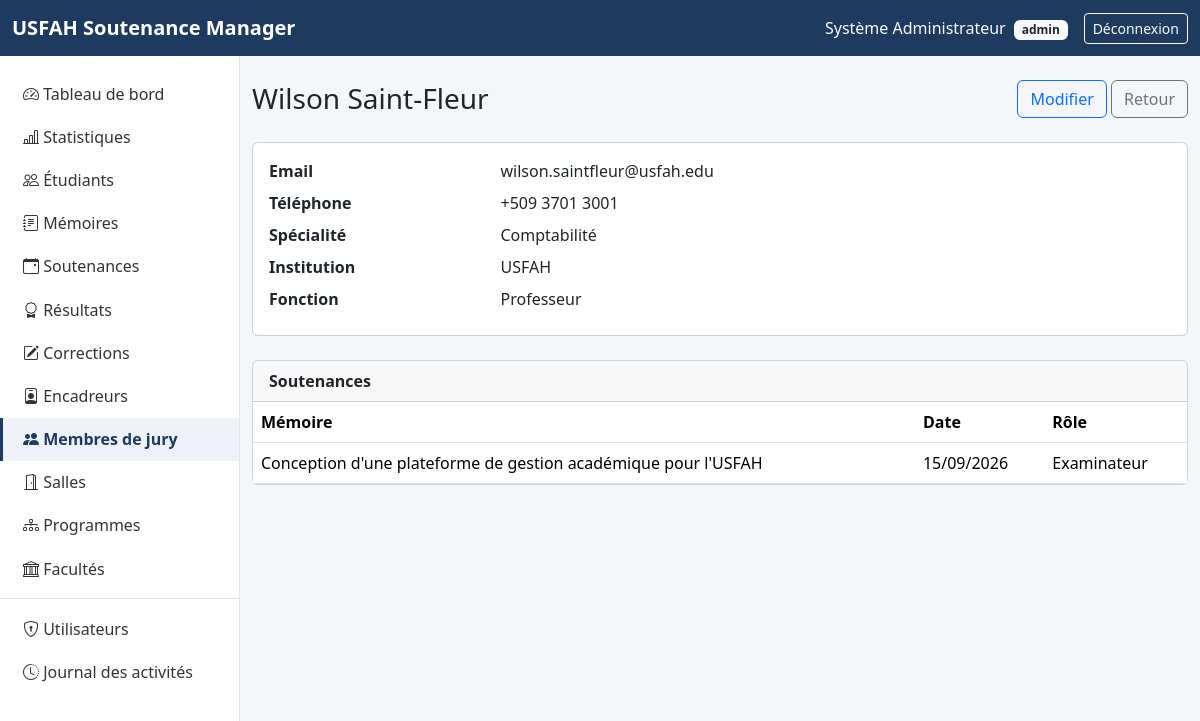
The app's page /jury-members/show.php?id=1 (signed in) with its own data.
### tables this page shows
CREATE TABLE jury_members (
    id           INT UNSIGNED AUTO_INCREMENT PRIMARY KEY,
    last_name    VARCHAR(100) NOT NULL,
    first_name   VARCHAR(100) NOT NULL,
    email        VARCHAR(150) NOT NULL,
    telephone    VARCHAR(30)  NULL,
    specialite   VARCHAR(150) NULL,
    institution  VARCHAR(150) NULL,
    fonction     VARCHAR(100) NULL,
    created_at   TIMESTAMP NOT NULL DEFAULT CURRENT_TIMESTAMP
);

CREATE TABLE defense_jury (
    id              INT UNSIGNED AUTO_INCREMENT PRIMARY KEY,
    defense_id      INT UNSIGNED NOT NULL,
    jury_member_id  INT UNSIGNED NOT NULL,
    role            ENUM('president','examinateur','rapporteur') NOT NULL,
    CONSTRAINT fk_dj_defense FOREIGN KEY (defense_id)     REFERENCES defenses(id) ON DELETE CASCADE,
    CONSTRAINT fk_dj_jury    FOREIGN KEY (jury_member_id) REFERENCES jury_members(id),
    CONSTRAINT uq_defense_role   UNIQUE (defense_id, role),
    CONSTRAINT uq_defense_member UNIQUE (defense_id, jury_member_id)
);

CREATE TABLE theses (
    id                 INT UNSIGNED AUTO_INCREMENT PRIMARY KEY,
    student_id         INT UNSIGNED NOT NULL,
    titre              VARCHAR(255) NOT NULL,
    resume             TEXT NULL,
    domaine_recherche  VARCHAR(150) NULL,
    supervisor_id      INT UNSIGNED NULL,
    date_soumission    DATE NULL,
    annee_academique   VARCHAR(20) NOT NULL,
    statut             ENUM('en_preparation','soumis','valide','a_corriger','autorise_a_soutenir','soutenu')
                       NOT NULL DEFAULT 'en_preparation',
    created_at         TIMESTAMP NOT NULL DEFAULT CURRENT_TIMESTAMP,
    CONSTRAINT fk_theses_student    FOREIGN KEY (student_id)    REFERENCES students(id),
    CONSTRAINT fk_theses_supervisor FOREIGN KEY (supervisor_id) REFERENCES supervisors(id)
);

CREATE TABLE defenses (
    id          INT UNSIGNED AUTO_INCREMENT PRIMARY KEY,
    thesis_id   INT UNSIGNED NOT NULL UNIQUE,
    date        DATE NOT NULL,
    heure       TIME NOT NULL,
    room_id     INT UNSIGNED NOT NULL,
    statut      ENUM('programmee','reportee','realisee','annulee') NOT NULL DEFAULT 'programmee',
    created_at  TIMESTAMP NOT NULL DEFAULT CURRENT_TIMESTAMP,
    CONSTRAINT fk_defenses_thesis FOREIGN KEY (thesis_id) REFERENCES theses(id),
    CONSTRAINT fk_defenses_room   FOREIGN KEY (room_id)   REFERENCES rooms(id),
    CONSTRAINT uq_room_slot UNIQUE (room_id, date, heure)
);

### includes/functions.php (called while the page is built, shortened)
<?php
function e(?string $value): string
{
    return htmlspecialchars($value ?? '', ENT_QUOTES, 'UTF-8');
}
function get_param(string $key, $default = null)
{
    return $_GET[$key] ?? $default;
}
function format_date(?string $date): string
{
    $ts = strtotime($date);
    return $ts ? date('d/m/Y', $ts) : '—';
}

### jury-members/show.php (the view, shortened to what this page needs)
<?php
require_once __DIR__ . '/../config/database.php';
require_once __DIR__ . '/../includes/functions.php';
$id = (int) get_param('id', 0);
$stmt = $pdo->prepare('SELECT * FROM jury_members WHERE id = ?');
$stmt->execute([$id]);
$member = $stmt->fetch();
$defenses_stmt = $pdo->prepare('
    SELECT d.*, dj.role, t.titre
    FROM defense_jury dj
    JOIN defenses d ON d.id = dj.defense_id
    JOIN theses t ON t.id = d.thesis_id
    WHERE dj.jury_member_id = ?
    ORDER BY d.date DESC
');
$defenses_stmt->execute([$id]);
$defenses = $defenses_stmt->fetchAll();
require __DIR__ . '/../includes/header.php';
?>
<div class="d-flex justify-content-between align-items-center mb-4">
    <h1 class="h3 mb-0"><?= e($member['first_name'] . ' ' . $member['last_name']) ?></h1>
    <div>
        <a href="edit.php?id=<?= $id ?>" class="btn btn-outline-primary">Modifier</a>
        <a href="index.php" class="btn btn-outline-secondary">Retour</a>
    </div>
</div>
<div class="card mb-4"><div class="card-body">
    <dl class="row mb-0">
        <dt class="col-sm-3">Email</dt><dd class="col-sm-9"><?= e($member['email']) ?></dd>
        <dt class="col-sm-3">Téléphone</dt><dd class="col-sm-9"><?= e($member['telephone'] ?? '—') ?></dd>
        <dt class="col-sm-3">Spécialité</dt><dd class="col-sm-9"><?= e($member['specialite'] ?? '—') ?></dd>
        <dt class="col-sm-3">Institution</dt><dd class="col-sm-9"><?= e($member['institution'] ?? '—') ?></dd>
        <dt class="col-sm-3">Fonction</dt><dd class="col-sm-9"><?= e($member['fonction'] ?? '—') ?></dd>
    </dl>
</div></div>
<div class="card">
    <div class="card-header fw-semibold">Soutenances</div>
    <div class="table-responsive">
        <table class="table mb-0">
            <thead><tr><th>Mémoire</th><th>Date</th><th>Rôle</th></tr></thead>
            <tbody>
                <?php foreach ($defenses as $d): ?>
                    <tr>
                        <td><?= e($d['titre']) ?></td>
                        <td><?= format_date($d['date']) ?></td>
                        <td><?= e(ucfirst($d['role'])) ?></td>
                    </tr>
                <?php endforeach; ?>
            </tbody>
        </table>
    </div>
</div>
<?php require __DIR__ . '/../includes/footer.php'; ?>

### assets/css/style.css (style rules this page uses)
:root { --usfah-primary: #1f3a5f; --usfah-primary-dark: #142842; }
body { background-color: #f4f6f9; }
table.table thead { background-color: #eef2f8; }

### records on screen
jury_members: first_name+last_name "Wilson Saint-Fleur", email "wilson.saintfleur@usfah.edu", telephone "+509 3701 3001", specialite "Comptabilité", institution "USFAH", fonction "Professeur"
defense_jury: theses.titre "Conception d'une plateforme de gestion académique pour l'USFAH", defense.date "15/09/2026", role "Examinateur"

### other values on screen
$_SESSION['user_name'] "Système Administrateur"
current_user_role() "admin"
$label "Tableau de bord"
$label "Statistiques"
$label "Étudiants"
$label "Mémoires"
$label "Soutenances"
$label "Résultats"
$label "Corrections"
$label "Encadreurs"
$label "Membres de jury"
$label "Salles"
$label "Programmes"
$label "Facultés"
